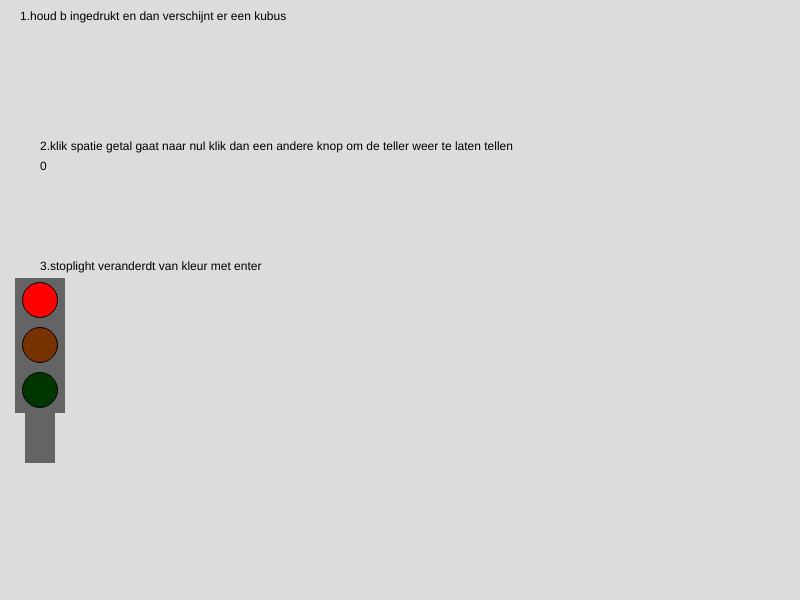
Frame 1 (no input)
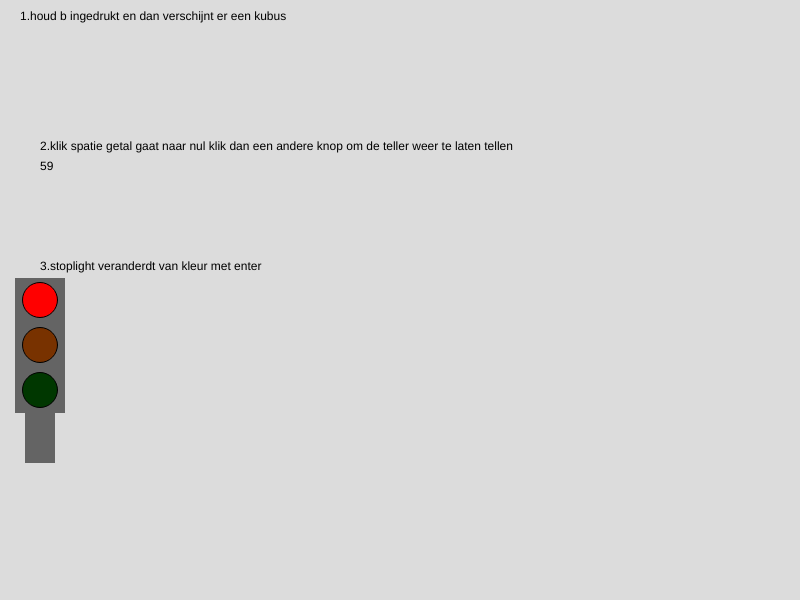
Frame 60 (no input)
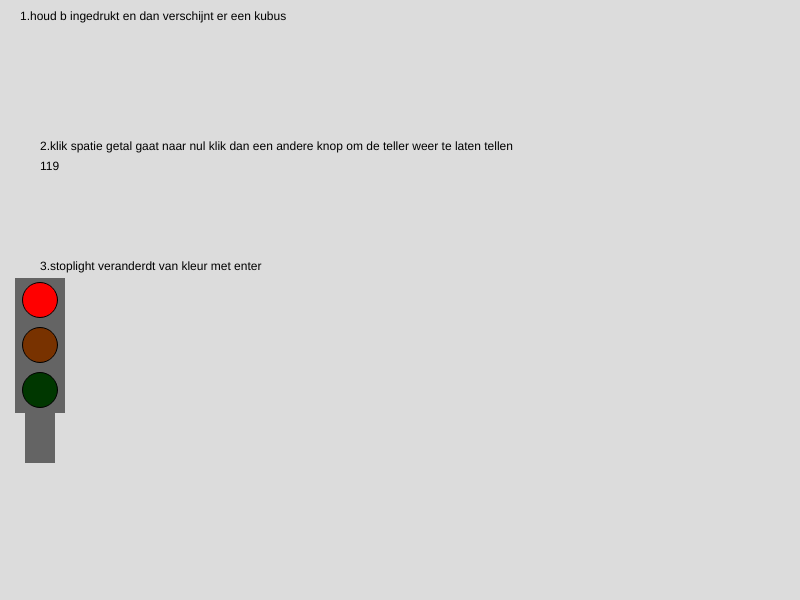
Frame 120 (the mouse pressed at the canvas centre since frame 60)

The p5.js sketch that drew these frames (run headless with seeded random() and noise() and a simulated clock; from frame 60 on, the mouse is pressed at the canvas centre):

// p5.js sketch
// ── sketch.js

let light = 0
let teller = 0


function setup() {
  createCanvas(800, 600);
}
function keyPressed() {
  if (keyCode === ENTER) {
    light = light + 1
  }
  if (light == 3) {
    light = 0
  }
}
function draw() {
  background(220);

  noStroke();
  fill(0);
  textSize(12);
  text("1.houd b ingedrukt en dan verschijnt er een kubus", 20, 20);
  text("3.stoplight veranderdt van kleur met enter", 40, 270);
  text("2.klik spatie getal gaat naar nul klik dan een andere knop om de teller weer te laten tellen", 40, 150);
  text(teller, 40, 170);
  if (teller >= 0) {
    teller = teller + 1
  }
  if (teller >= 500) {
    teller = 0
  }
  if (keyCode === 32) {
    teller = 0
  }







  if (keyIsPressed === true) {
    if (keyCode === 66) { //b
      stroke(0);
      fill(255);
      rect(40, 40, 60, 60);

    }
  }



  noStroke();
  drawStoplight(40, 300, 15, 278);
}

function drawStoplight(xPos, yPos, xposrect, yposrect) {
  fill(100);
  rect(xposrect, yposrect, 50, 135);
  rect(xposrect + 10, yposrect + 135, 30, 50);
  stroke(0);
  strokeWeight(1);

  // Stoplight GROOEEEENNN
  if (light == 1) {
    fill(0, 255, 0);
  }
  else {
    fill(0, 55, 0);
  }
  //stoplight oranjuhhh
  circle(xPos, yPos + 90, 35, 35);
  if (light == 2) {
    fill(255, 165, 0);
  }
  else {
    fill(120, 50, 0);
  }
  //Stoplight ROOOODDDD
  circle(xPos, yPos + 45, 35, 35);
  if (light == 0) {
    fill(255, 0, 0);
  }
  else {
    fill(80, 0, 0);
  }
  circle(xPos, yPos, 35, 35);
}
